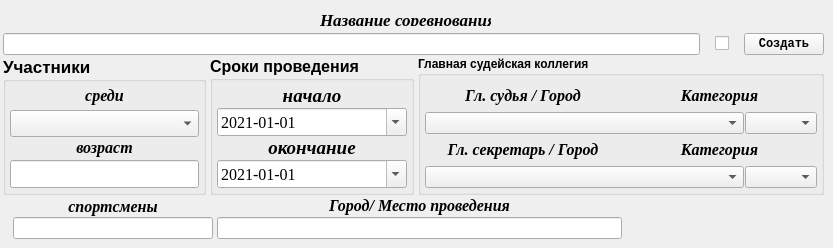
    <widget class="QWidget" name="tab">
     <attribute name="title">
      <string>Титул</string>
     </attribute>
     <widget class="QLabel" name="label_nazvanie">
      <property name="geometry">
       <rect>
        <x>320</x>
        <y>10</y>
        <width>171</width>
        <height>16</height>
       </rect>
      </property>
      <property name="sizePolicy">
       <sizepolicy hsizetype="Expanding" vsizetype="Preferred">
        <horstretch>0</horstretch>
        <verstretch>0</verstretch>
       </sizepolicy>
      </property>
      <property name="font">
       <font>
        <family>Times New Roman</family>
        <pointsize>13</pointsize>
        <weight>75</weight>
        <italic>true</italic>
        <bold>true</bold>
       </font>
      </property>
      <property name="text">
       <string>&lt;html&gt;&lt;head/&gt;&lt;body&gt;&lt;p&gt;Название соревнования&lt;/p&gt;&lt;/body&gt;&lt;/html&gt;</string>
      </property>
      <property name="alignment">
       <set>Qt::AlignCenter</set>
      </property>
     </widget>
     <widget class="QWidget" name="layoutWidget">
      <property name="geometry">
       <rect>
        <x>3</x>
        <y>33</y>
        <width>821</width>
        <height>206</height>
       </rect>
      </property>
      <layout class="QGridLayout" name="gridLayout_2">
       <property name="spacing">
        <number>1</number>
       </property>
       <item row="0" column="0">
        <layout class="QGridLayout" name="gridLayout_5">
         <property name="horizontalSpacing">
          <number>15</number>
         </property>
         <property name="verticalSpacing">
          <number>1</number>
         </property>
         <item row="0" column="0">
          <widget class="QLineEdit" name="lineEdit_title_nazvanie">
           <property name="font">
            <font>
             <weight>75</weight>
             <bold>true</bold>
            </font>
           </property>
           <property name="layoutDirection">
            <enum>Qt::LeftToRight</enum>
           </property>
          </widget>
         </item>
         <item row="0" column="1">
          <widget class="QCheckBox" name="checkBox">
           <property name="sizePolicy">
            <sizepolicy hsizetype="Fixed" vsizetype="Fixed">
             <horstretch>0</horstretch>
             <verstretch>0</verstretch>
            </sizepolicy>
           </property>
           <property name="text">
            <string/>
           </property>
          </widget>
         </item>
         <item row="0" column="2">
          <widget class="QPushButton" name="Button_title_made">
           <property name="sizePolicy">
            <sizepolicy hsizetype="Preferred" vsizetype="Fixed">
             <horstretch>0</horstretch>
             <verstretch>0</verstretch>
            </sizepolicy>
           </property>
           <property name="font">
            <font>
             <family>Courier New</family>
             <weight>75</weight>
             <bold>true</bold>
            </font>
           </property>
           <property name="text">
            <string>Создать</string>
           </property>
           <property name="autoDefault">
            <bool>false</bool>
           </property>
           <property name="default">
            <bool>false</bool>
           </property>
           <property name="flat">
            <bool>false</bool>
           </property>
          </widget>
         </item>
        </layout>
       </item>
       <item row="1" column="0">
        <layout class="QHBoxLayout" name="horizontalLayout_5" stretch="1,1,2">
         <property name="spacing">
          <number>4</number>
         </property>
         <property name="leftMargin">
          <number>0</number>
         </property>
         <item>
          <widget class="QGroupBox" name="groupBox_8">
           <property name="font">
            <font>
             <pointsize>13</pointsize>
             <weight>75</weight>
             <bold>true</bold>
            </font>
           </property>
           <property name="title">
            <string>Участники</string>
           </property>
           <layout class="QVBoxLayout" name="verticalLayout_46">
            <property name="spacing">
             <number>1</number>
            </property>
            <property name="leftMargin">
             <number>4</number>
            </property>
            <property name="topMargin">
             <number>4</number>
            </property>
            <property name="rightMargin">
             <number>4</number>
            </property>
            <property name="bottomMargin">
             <number>4</number>
            </property>
            <item>
             <layout class="QVBoxLayout" name="verticalLayout_48">
              <property name="spacing">
               <number>1</number>
              </property>
              <item>
               <layout class="QVBoxLayout" name="verticalLayout_33">
                <property name="spacing">
                 <number>1</number>
                </property>
                <item>
                 <widget class="QLabel" name="label_sredi">
                  <property name="font">
                   <font>
                    <family>Times New Roman</family>
                    <pointsize>12</pointsize>
                    <italic>true</italic>
                   </font>
                  </property>
                  <property name="text">
                   <string>&lt;html&gt;&lt;head/&gt;&lt;body&gt;&lt;p&gt;&lt;span style=&quot; font-style:italic;&quot;&gt;среди&lt;/span&gt;&lt;/p&gt;&lt;/body&gt;&lt;/html&gt;</string>
                  </property>
                  <property name="alignment">
                   <set>Qt::AlignHCenter|Qt::AlignTop</set>
                  </property>
                 </widget>
                </item>
                <item>
                 <widget class="QComboBox" name="comboBox_sredi">
                  <property name="sizePolicy">
                   <sizepolicy hsizetype="MinimumExpanding" vsizetype="Fixed">
                    <horstretch>0</horstretch>
                    <verstretch>0</verstretch>
                   </sizepolicy>
                  </property>
                  <property name="font">
                   <font>
                    <family>Times New Roman</family>
                    <pointsize>12</pointsize>
                    <weight>50</weight>
                    <italic>true</italic>
                    <bold>false</bold>
                   </font>
                  </property>
                 </widget>
                </item>
               </layout>
              </item>
              <item>
               <layout class="QVBoxLayout" name="verticalLayout_51">
                <property name="spacing">
                 <number>1</number>
                </property>
                <item>
                 <widget class="QLabel" name="label_sredi_2">
                  <property name="font">
                   <font>
                    <family>Times New Roman</family>
                    <pointsize>12</pointsize>
                    <italic>true</italic>
                   </font>
                  </property>
                  <property name="text">
                   <string>&lt;html&gt;&lt;head/&gt;&lt;body&gt;&lt;p&gt;возраст&lt;/p&gt;&lt;/body&gt;&lt;/html&gt;</string>
                  </property>
                  <property name="alignment">
                   <set>Qt::AlignHCenter|Qt::AlignTop</set>
                  </property>
                 </widget>
                </item>
                <item>
                 <widget class="QLineEdit" name="lineEdit_title_vozrast">
                  <property name="font">
                   <font>
                    <weight>50</weight>
                    <bold>false</bold>
                   </font>
                  </property>
                 </widget>
                </item>
               </layout>
              </item>
             </layout>
            </item>
           </layout>
          </widget>
         </item>
         <item>
          <widget class="QGroupBox" name="groupBox_7">
           <property name="font">
            <font>
             <pointsize>12</pointsize>
             <weight>75</weight>
             <bold>true</bold>
            </font>
           </property>
           <property name="title">
            <string>Сроки проведения</string>
           </property>
           <layout class="QVBoxLayout" name="verticalLayout_49">
            <property name="spacing">
             <number>1</number>
            </property>
            <property name="leftMargin">
             <number>4</number>
            </property>
            <property name="topMargin">
             <number>4</number>
            </property>
            <property name="rightMargin">
             <number>4</number>
            </property>
            <property name="bottomMargin">
             <number>4</number>
            </property>
            <item>
             <layout class="QVBoxLayout" name="verticalLayout_47">
              <property name="spacing">
               <number>1</number>
              </property>
              <item>
               <layout class="QVBoxLayout" name="verticalLayout_34">
                <property name="spacing">
                 <number>1</number>
                </property>
                <item>
                 <widget class="QLabel" name="label_s">
                  <property name="sizePolicy">
                   <sizepolicy hsizetype="Minimum" vsizetype="Preferred">
                    <horstretch>0</horstretch>
                    <verstretch>0</verstretch>
                   </sizepolicy>
                  </property>
                  <property name="font">
                   <font>
                    <family>Times New Roman</family>
                    <pointsize>14</pointsize>
                    <italic>true</italic>
                   </font>
                  </property>
                  <property name="text">
                   <string>&lt;html&gt;&lt;head/&gt;&lt;body&gt;&lt;p&gt;начало&lt;/p&gt;&lt;/body&gt;&lt;/html&gt;</string>
                  </property>
                  <property name="alignment">
                   <set>Qt::AlignHCenter|Qt::AlignTop</set>
                  </property>
                 </widget>
                </item>
                <item>
                 <widget class="QDateEdit" name="dateEdit_start">
                  <property name="sizePolicy">
                   <sizepolicy hsizetype="MinimumExpanding" vsizetype="Fixed">
                    <horstretch>0</horstretch>
                    <verstretch>0</verstretch>
                   </sizepolicy>
                  </property>
                  <property name="font">
                   <font>
                    <family>Times New Roman</family>
                    <weight>50</weight>
                    <bold>false</bold>
                   </font>
                  </property>
                  <property name="dateTime">
                   <datetime>
                    <hour>0</hour>
                    <minute>0</minute>
                    <second>0</second>
                    <year>2021</year>
                    <month>1</month>
                    <day>1</day>
                   </datetime>
                  </property>
                  <property name="displayFormat">
                   <string>yyyy-MM-dd</string>
                  </property>
                  <property name="calendarPopup">
                   <bool>true</bool>
                  </property>
                  <property name="date">
                   <date>
                    <year>2021</year>
                    <month>1</month>
                    <day>1</day>
                   </date>
                  </property>
                 </widget>
                </item>
               </layout>
              </item>
              <item>
               <layout class="QVBoxLayout" name="verticalLayout_45">
                <property name="spacing">
                 <number>1</number>
                </property>
                <item>
                 <widget class="QLabel" name="label_po">
                  <property name="sizePolicy">
                   <sizepolicy hsizetype="Minimum" vsizetype="Preferred">
                    <horstretch>0</horstretch>
                    <verstretch>0</verstretch>
                   </sizepolicy>
                  </property>
                  <property name="font">
                   <font>
                    <family>Times New Roman</family>
                    <pointsize>14</pointsize>
                    <italic>true</italic>
                   </font>
                  </property>
                  <property name="text">
                   <string>&lt;html&gt;&lt;head/&gt;&lt;body&gt;&lt;p&gt;окончание&lt;/p&gt;&lt;/body&gt;&lt;/html&gt;</string>
                  </property>
                  <property name="alignment">
                   <set>Qt::AlignHCenter|Qt::AlignTop</set>
                  </property>
                 </widget>
                </item>
                <item>
                 <widget class="QDateEdit" name="dateEdit_end">
                  <property name="sizePolicy">
                   <sizepolicy hsizetype="MinimumExpanding" vsizetype="Fixed">
                    <horstretch>0</horstretch>
                    <verstretch>0</verstretch>
                   </sizepolicy>
                  </property>
                  <property name="font">
                   <font>
                    <family>Times New Roman</family>
                    <weight>50</weight>
                    <bold>false</bold>
                   </font>
                  </property>
                  <property name="dateTime">
                   <datetime>
                    <hour>0</hour>
                    <minute>0</minute>
                    <second>0</second>
                    <year>2021</year>
                    <month>1</month>
                    <day>1</day>
                   </datetime>
                  </property>
                  <property name="currentSection">
                   <enum>QDateTimeEdit::YearSection</enum>
                  </property>
                  <property name="displayFormat">
                   <string>yyyy-MM-dd</string>
                  </property>
                  <property name="calendarPopup">
                   <bool>true</bool>
                  </property>
                  <property name="currentSectionIndex">
                   <number>0</number>
                  </property>
                  <property name="date">
                   <date>
                    <year>2021</year>
                    <month>1</month>
                    <day>1</day>
                   </date>
                  </property>
                 </widget>
                </item>
               </layout>
              </item>
             </layout>
            </item>
           </layout>
          </widget>
         </item>
         <item>
          <widget class="QGroupBox" name="groupBox_6">
           <property name="font">
            <font>
             <weight>75</weight>
             <bold>true</bold>
            </font>
           </property>
           <property name="title">
            <string>Главная судейская коллегия</string>
           </property>
           <layout class="QVBoxLayout" name="verticalLayout_50">
            <property name="spacing">
             <number>1</number>
            </property>
            <property name="leftMargin">
             <number>4</number>
            </property>
            <property name="topMargin">
             <number>4</number>
            </property>
            <property name="rightMargin">
             <number>4</number>
            </property>
            <property name="bottomMargin">
             <number>4</number>
            </property>
            <item>
             <layout class="QVBoxLayout" name="verticalLayout">
              <property name="spacing">
               <number>1</number>
              </property>
              <item>
               <layout class="QHBoxLayout" name="horizontalLayout_21">
                <property name="spacing">
                 <number>1</number>
                </property>
                <item>
                 <widget class="QLabel" name="label_main_refery">
                  <property name="font">
                   <font>
                    <family>Times New Roman</family>
                    <pointsize>12</pointsize>
                    <italic>true</italic>
                   </font>
                  </property>
                  <property name="text">
                   <string>&lt;html&gt;&lt;head/&gt;&lt;body&gt;&lt;p&gt;Гл. судья / Город&lt;/p&gt;&lt;/body&gt;&lt;/html&gt;</string>
                  </property>
                  <property name="alignment">
                   <set>Qt::AlignCenter</set>
                  </property>
                 </widget>
                </item>
                <item>
                 <widget class="QLabel" name="label_kat_ref">
                  <property name="font">
                   <font>
                    <family>Times New Roman</family>
                    <pointsize>12</pointsize>
                    <italic>true</italic>
                   </font>
                  </property>
                  <property name="text">
                   <string>&lt;html&gt;&lt;head/&gt;&lt;body&gt;&lt;p&gt;Категория&lt;/p&gt;&lt;/body&gt;&lt;/html&gt;</string>
                  </property>
                  <property name="alignment">
                   <set>Qt::AlignCenter</set>
                  </property>
                 </widget>
                </item>
               </layout>
              </item>
              <item>
               <layout class="QHBoxLayout" name="horizontalLayout_22">
                <item>
                 <widget class="QComboBox" name="comboBox_referee">
                  <property name="sizePolicy">
                   <sizepolicy hsizetype="Expanding" vsizetype="Fixed">
                    <horstretch>0</horstretch>
                    <verstretch>0</verstretch>
                   </sizepolicy>
                  </property>
                  <property name="font">
                   <font>
                    <weight>50</weight>
                    <bold>false</bold>
                   </font>
                  </property>
                 </widget>
                </item>
                <item>
                 <widget class="QComboBox" name="comboBox_kategor_ref">
                  <property name="font">
                   <font>
                    <weight>50</weight>
                    <bold>false</bold>
                   </font>
                  </property>
                 </widget>
                </item>
               </layout>
              </item>
              <item>
               <layout class="QHBoxLayout" name="horizontalLayout_11">
                <property name="spacing">
                 <number>1</number>
                </property>
                <item>
                 <widget class="QLabel" name="label_main_sekretar">
                  <property name="font">
                   <font>
                    <family>Times New Roman</family>
                    <pointsize>12</pointsize>
                    <italic>true</italic>
                   </font>
                  </property>
                  <property name="text">
                   <string>&lt;html&gt;&lt;head/&gt;&lt;body&gt;&lt;p&gt;Гл. секретарь / Город&lt;/p&gt;&lt;/body&gt;&lt;/html&gt;</string>
                  </property>
                  <property name="alignment">
                   <set>Qt::AlignCenter</set>
                  </property>
                 </widget>
                </item>
                <item>
                 <widget class="QLabel" name="label_kat_sek">
                  <property name="font">
                   <font>
                    <family>Times New Roman</family>
                    <pointsize>12</pointsize>
                    <italic>true</italic>
                   </font>
                  </property>
                  <property name="text">
                   <string>&lt;html&gt;&lt;head/&gt;&lt;body&gt;&lt;p&gt;Категория&lt;/p&gt;&lt;/body&gt;&lt;/html&gt;</string>
                  </property>
                  <property name="alignment">
                   <set>Qt::AlignCenter</set>
                  </property>
                 </widget>
                </item>
               </layout>
              </item>
              <item>
               <layout class="QHBoxLayout" name="horizontalLayout_20">
                <item>
                 <widget class="QComboBox" name="comboBox_secretary">
                  <property name="sizePolicy">
                   <sizepolicy hsizetype="Expanding" vsizetype="Fixed">
                    <horstretch>0</horstretch>
                    <verstretch>0</verstretch>
                   </sizepolicy>
                  </property>
                  <property name="font">
                   <font>
                    <weight>50</weight>
                    <bold>false</bold>
                   </font>
                  </property>
                 </widget>
                </item>
                <item>
                 <widget class="QComboBox" name="comboBox_kategor_sec">
                  <property name="font">
                   <font>
                    <weight>50</weight>
                    <bold>false</bold>
                   </font>
                  </property>
                 </widget>
                </item>
               </layout>
              </item>
             </layout>
            </item>
           </layout>
          </widget>
         </item>
        </layout>
       </item>
       <item row="2" column="0">
        <layout class="QHBoxLayout" name="horizontalLayout_4" stretch="1,2,1">
         <property name="spacing">
          <number>4</number>
         </property>
         <property name="leftMargin">
          <number>8</number>
         </property>
         <item>
          <layout class="QVBoxLayout" name="verticalLayout_37">
           <property name="spacing">
            <number>0</number>
           </property>
           <property name="leftMargin">
            <number>2</number>
           </property>
           <property name="topMargin">
            <number>0</number>
           </property>
           <item>
            <widget class="QLabel" name="label_sredi_3">
             <property name="font">
              <font>
               <family>Times New Roman</family>
               <pointsize>12</pointsize>
               <weight>75</weight>
               <italic>true</italic>
               <bold>true</bold>
              </font>
             </property>
             <property name="text">
              <string>&lt;html&gt;&lt;head/&gt;&lt;body&gt;&lt;p&gt;спортсмены&lt;/p&gt;&lt;/body&gt;&lt;/html&gt;</string>
             </property>
             <property name="alignment">
              <set>Qt::AlignCenter</set>
             </property>
            </widget>
           </item>
           <item>
            <widget class="QLineEdit" name="lineEdit_title_gamer"/>
           </item>
          </layout>
         </item>
         <item>
          <layout class="QVBoxLayout" name="verticalLayout_35">
           <property name="spacing">
            <number>1</number>
           </property>
           <item>
            <widget class="QLabel" name="label_2str_4">
             <property name="font">
              <font>
               <family>Times New Roman</family>
               <pointsize>12</pointsize>
               <weight>75</weight>
               <italic>true</italic>
               <bold>true</bold>
              </font>
             </property>
             <property name="text">
              <string>&lt;html&gt;&lt;head/&gt;&lt;body&gt;&lt;p&gt;Город/ Место проведения&lt;/p&gt;&lt;/body&gt;&lt;/html&gt;</string>
             </property>
             <property name="alignment">
              <set>Qt::AlignCenter</set>
             </property>
            </widget>
           </item>
           <item>
            <widget class="QLineEdit" name="lineEdit_city_title">
             <property name="sizePolicy">
              <sizepolicy hsizetype="Expanding" vsizetype="Fixed">
               <horstretch>0</horstretch>
               <verstretch>0</verstretch>
              </sizepolicy>
             </property>
            </widget>
           </item>
          </layout>
         </item>
         <item>
          <spacer name="horizontalSpacer_2">
           <property name="orientation">
            <enum>Qt::Horizontal</enum>
           </property>
           <property name="sizeHint" stdset="0">
            <size>
             <width>40</width>
             <height>20</height>
            </size>
           </property>
          </spacer>
         </item>
        </layout>
       </item>
      </layout>
     </widget>
    </widget>
